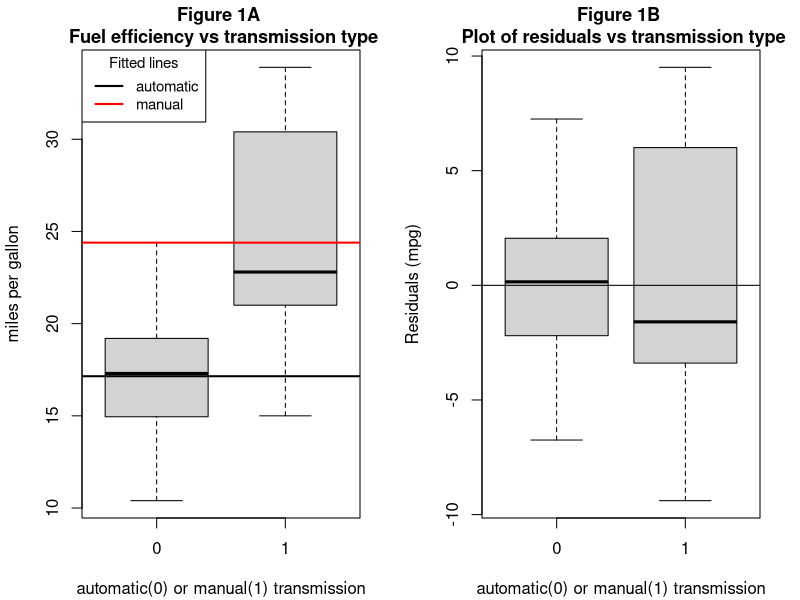

Recreate this plot in R. (Note: this script raises an error after producing the figure.)
## ---- chunk 1
fit_am <-lm(mpg~factor(am),mtcars); summary(fit_am)$coef
## ---- chunk 2
fit_wt <- lm(mpg~wt,mtcars)
## ---- chunk 3
fit2 <- lm(mpg~wt+factor(am),mtcars)
summary(fit2)$coef
## ---- chunk 4
fitx <- lm(mpg ~ wt + factor(am) + wt*factor(am),mtcars); summary(fitx)
## ---- chunk 5
anova(fit_wt,fit2,fitx)
## ---- chunk 6
ci<-confint(fitx,level=.95);c(ci[2,1],ci[2,2]);c(ci[2,1]+ci[4,1],ci[2,2]+ci[4,2])
## ---- chunk 7
old.par<-par(mfrow=(c(1,2)))
## ---- chunk 8
par(mar=c(4.1,4.1,2.5,2))
plot(factor(mtcars$am),mtcars$mpg,xlab="automatic(0) or manual(1) transmission",ylab=("miles per gallon"),main="Figure 1A \n Fuel efficiency vs transmission type",cex.main=1.1)
abline(h=coef(fit_am)[1],lwd=2)
abline(h=coef(fit_am)[1]+coef(fit_am)[2],col="red",lwd=2)
legend(x="topleft",c("automatic","manual"),lty=c(1,1),lwd=c(2,2),col=c("black","red"),title="Fitted lines",cex=.9)
plot(factor(mtcars$am),resid(fit_am),xlab="automatic(0) or manual(1) transmission",ylab=("Residuals (mpg)"),main="Figure 1B \n Plot of residuals vs transmission type",cex.main=1.1)
abline(h=0)
## ---- chunk 9
require(ggplot2,quietly=T)
require(GGally,quietly=T)
ggpairs(mtcars, title="Figure 2 -- Mtcars data", axisLabels="none",upper=list(params=list(size=3)))
## ---- chunk 10
par(mar=c(4.1,4.1,2.5,2))
plot(mtcars$wt,mtcars$mpg,xlab="weight (lb/1000)",ylab=("miles per gallon"),main="Figure 3A \n Fuel efficiency vs car weight",cex.main=1.1)
abline(coef(fit_wt),lwd=2)
plot(mtcars$wt,resid(fit_wt),xlab="weight (lb/1000)",ylab=("Residuals (mpg)"),main="Figure 3B \n Residuals vs car weight",cex.main=1.1)
abline(h=0)

## ---- chunk 11
par(mar=c(4.1,4.1,2.5,2))
plot(mtcars$wt,mtcars$mpg,xlab="weight (lb/1000)",ylab=("miles per gallon"),main="Figure 4A \n Fuel efficiency vs car weight and transmission type",col=factor(mtcars$am),cex.main=1.1)
abline(coef(fit2)[1],coef(fit2)[2],lwd=.5)
abline(coef(fit2)[1]+coef(fit2)[3],coef(fit2)[2],col="red",lwd=.5)
legend(x="topright",c("automatic","manual"),lty=c(1,1),lwd=c(.5,.5),col=c("black","red"),title="Fitted lines",cex=.9)
plot(mtcars$wt,resid(fit2),xlab="weight (lb/1000)",ylab=("Residuals (mpg)"),col=factor(mtcars$am), main="Figure 4B \n Residuals vs car weight and transmission type",cex.main=1.1)
abline(h=0)

## ---- chunk 12
par(mar=c(4.1,4.1,2.5,2))
plot(mtcars$wt,mtcars$mpg,xlab="weight (lb/1000)",ylab=("miles per gallon"),main="Figure 5A \n Fuel efficiency vs car weight and transmission type and interaction",col=factor(mtcars$am),cex.main=1.1)
abline(coef(fitx)[1],coef(fitx)[2],lwd=2)
abline(coef(fitx)[1]+coef(fitx)[3],coef(fitx)[2]+coef(fitx)[4],lwd=2,col="red")
legend(x="topright",c("automatic","manual"),lty=c(1,1),lwd=c(2,2),col=c("black","red"),title="Fitted lines",cex=.9)
plot(mtcars$wt,resid(fitx),xlab="weight (lb/1000)",ylab=("Residuals (mpg)"),col=factor(mtcars$am), main="Figure 5B \n Residuals vs car weight and transmission type and interaction",cex.main=1.1)
abline(h=0)

par(old.par)
